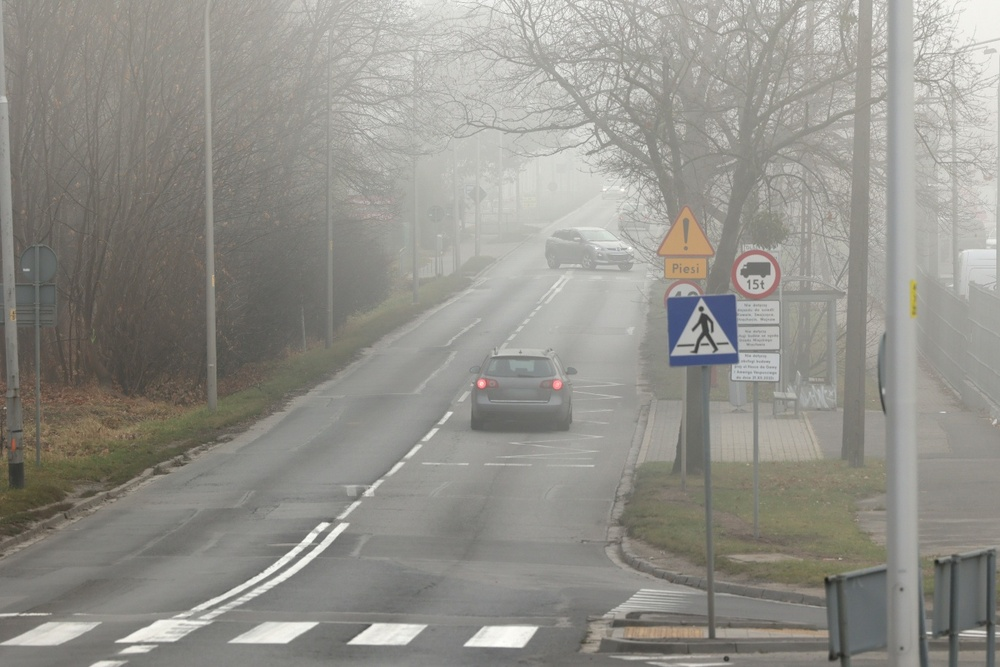
#> input picture Wk04/mistyroad.jpg, 1000 x 667 px, shrunk from 1368 x 912 before the run
$ python 3.py
#> lines starting #> are read from the running program, lines starting #| are printed output that depends on the picture
import cv2 as cv
import matplotlib.pyplot as plt

img = cv.imread('mistyroad.jpg')
#> img is the input picture: shape (667, 1000, 3); mean B, G, R 138.7, 145, 146.5

gray = cv.cvtColor(img, cv.COLOR_BGR2GRAY)
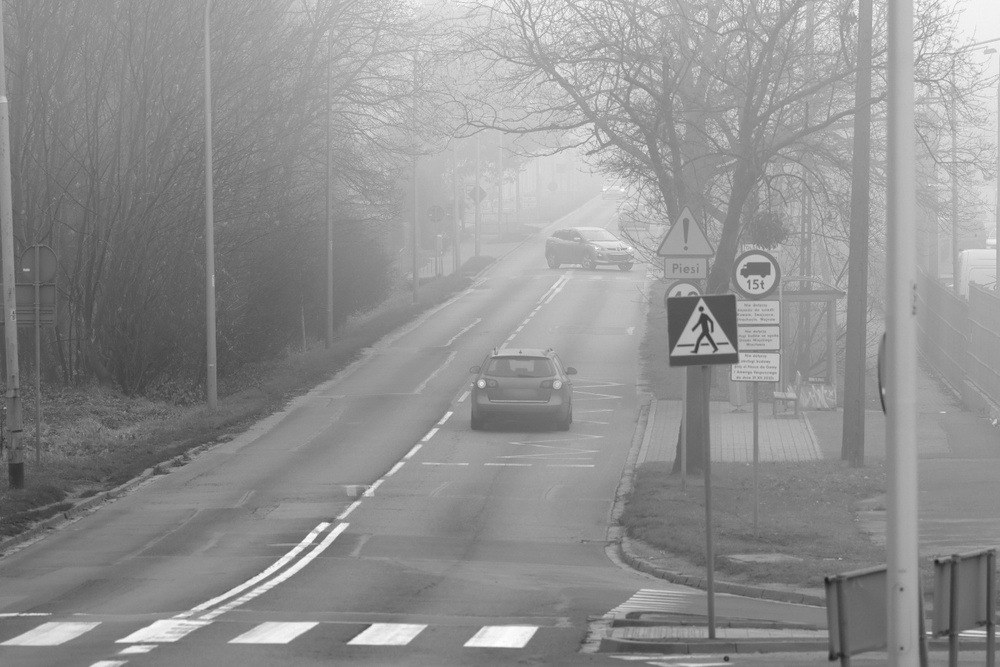
#> gray: shape (667, 1000); min 28, max 255, mean 144.8
plt.imshow(gray, cmap='gray'), plt.xticks([]), plt.yticks([]), plt.show()

h = cv.calcHist([gray], [0], None, [256], [0, 256])     # 히스토그램을 구해 출력
#> h = 256 values, max 9114 at index 139, min 0 at index 0, mean 2605.5
plt.plot(h,
         color='r',
         linewidth=1)
plt.title("평활화 전 히스토그램")
plt.show()
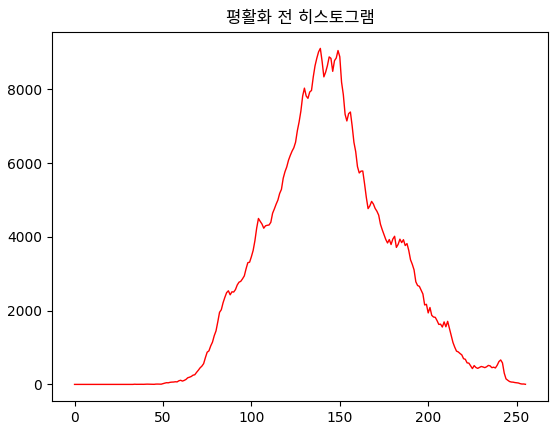
#> figure drawn by matplotlib, 1 panel; curve peaks at x = 139, y = 9114

equal = cv.equalizeHist(gray)
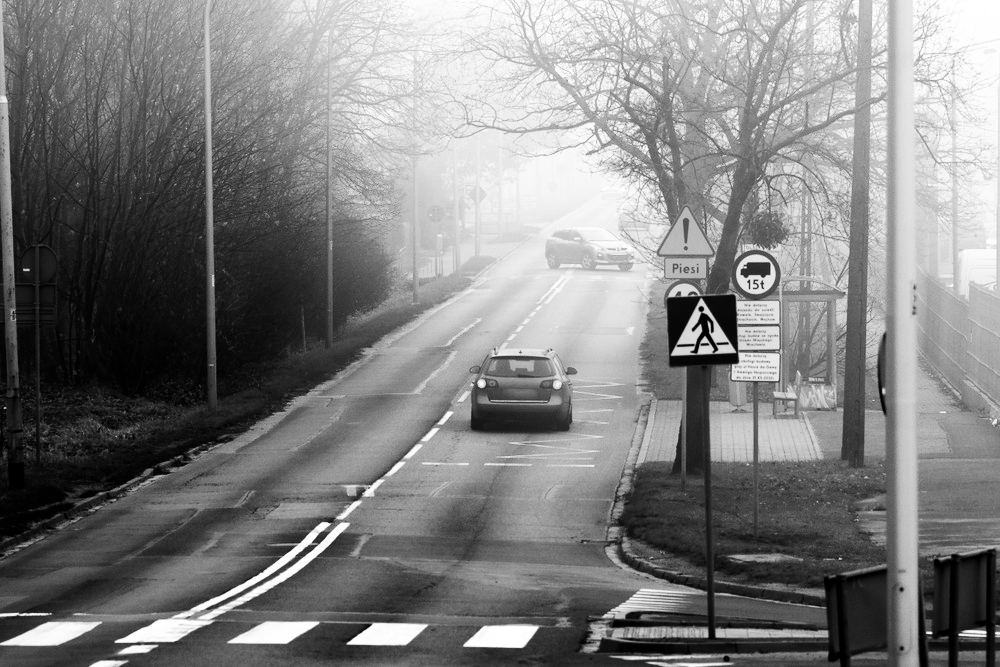
#> equal: shape (667, 1000); min 0, max 255, mean 128.6
plt.imshow(equal, cmap='gray'), plt.xticks([]), plt.yticks([])
plt.show()

h = cv.calcHist([equal], [0], None, [256], [0, 256])
#> h = 256 values, max 9114 at index 116, min 0 at index 19, mean 2605.5
plt.plot(h,
         color='r',
         linewidth=1)
plt.title("평활화 후 히스토그램")
plt.show()
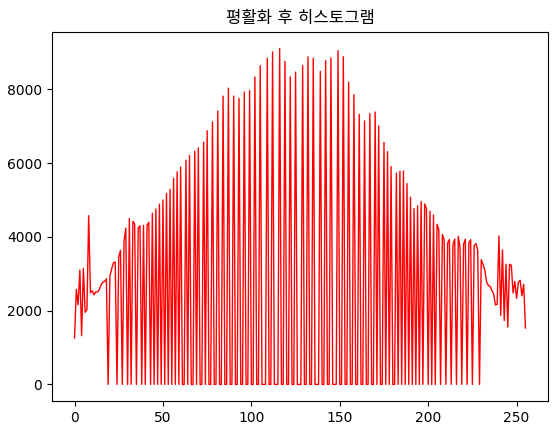
#> figure drawn by matplotlib, 1 panel; curve peaks at x = 116, y = 9114

$ run again, with Wk04/soccer.jpg copied over Wk04/mistyroad.jpg
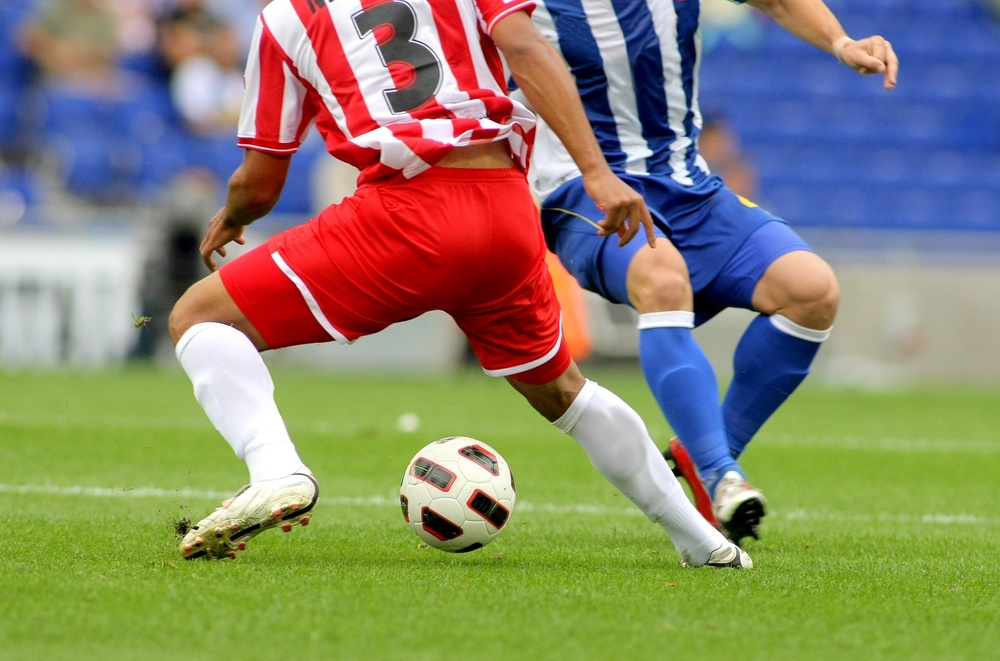
#> input picture Wk04/soccer.jpg, 1000 x 661 px, shrunk from 1434 x 948 before the run
#> img is the input picture: shape (661, 1000, 3); mean B, G, R 107.3, 133.3, 136.8
#> `h = cv.calcHist([gray], [0], None, [256], [0, 256])`: h = 256 values, max 10385 at index 147, min 286 at index 0, mean 2582
#> `equal = cv.equalizeHist(gray)`:
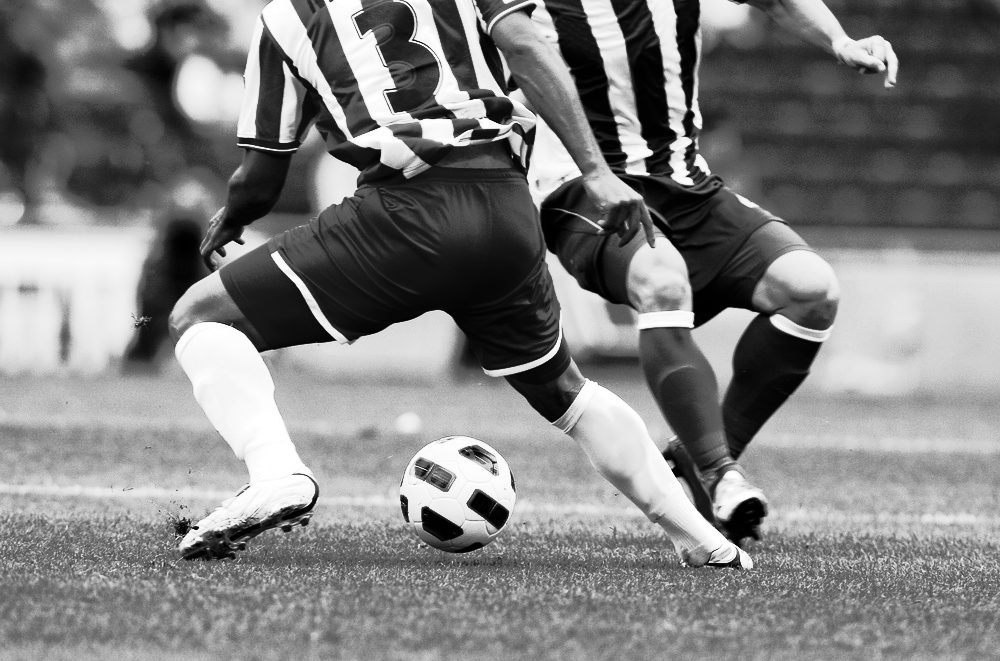
#> equal: shape (661, 1000); min 0, max 255, mean 128.4
#> `h = cv.calcHist([equal], [0], None, [256], [0, 256])`: h = 256 values, max 10385 at index 155, min 0 at index 44, mean 2582
#> `plt.show()`:
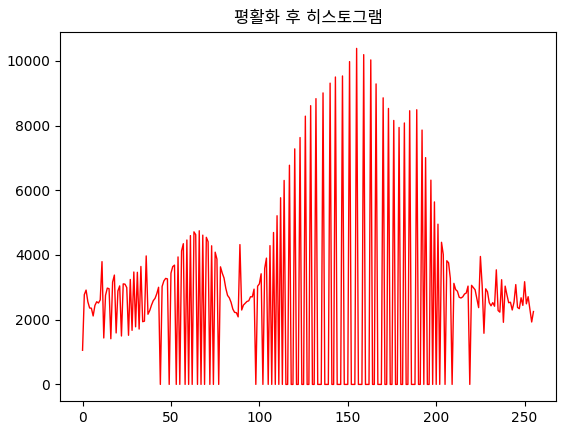
#> figure drawn by matplotlib, 1 panel; curve peaks at x = 155, y = 10385
